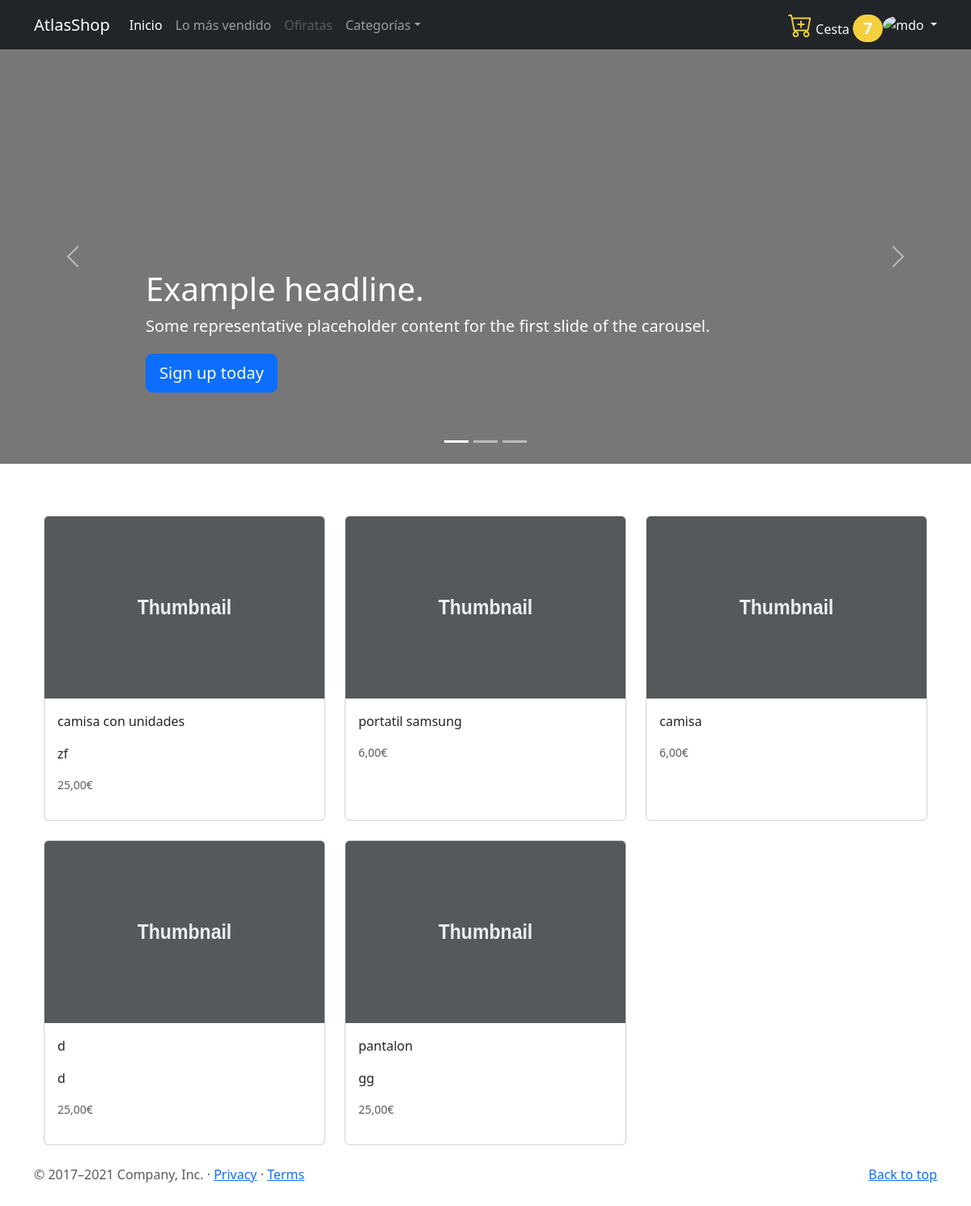
Page / (signed in) on the earlier database version.
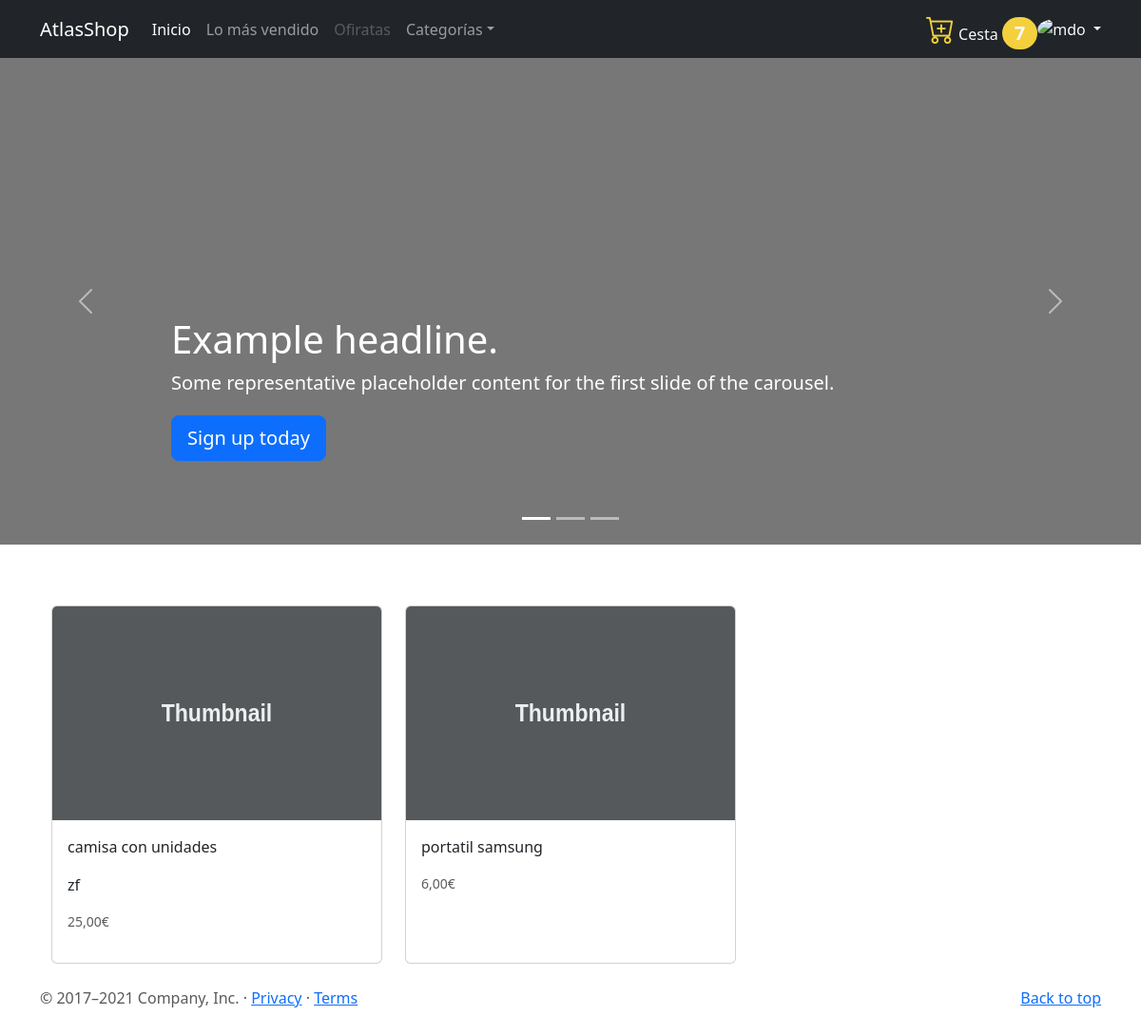
Same page on the later database version.
### main/models.py (models this page shows, shortened)
class Producto(models.Model):
    id = models.AutoField(db_column="id", primary_key=True, verbose_name=_('ID'))
    nombre = models.CharField(max_length=200,  )
    precio = models.DecimalField(default=0.00, decimal_places=2, max_digits=8, validators=[MinValueValidator(0.00)])
    precio_con_iva = models.DecimalField(default=0.00, decimal_places=2, max_digits=8, validators=[MinValueValidator(0.00)])
    unidades = models.PositiveIntegerField(default=0)
    iva = models.DecimalField(default=0.21, decimal_places=2, max_digits=5, validators=[MinValueValidator(0.00)])
    desccripcion = models.TextField(null=True, blank=True)
    subcategoria_id = models.ForeignKey(db_column='sucategoria_id', to=SubCategoria, on_delete=models.CASCADE, related_name='get_SubCategoria_Producto', verbose_name=_("SubCategoria"))
    marca_id = models.ForeignKey(db_column='marca_id', to=Marca, on_delete=models.CASCADE, related_name='get_Marca_Producto', verbose_name=_("Marca"))
    class Meta:
        db_table = "producto"
        verbose_name = "Producto"
        verbose_name_plural ="Productos"

### cliente/inicioViews.py (the view, shortened to what this page needs)
# urls.py: path('', ProductoListPageView.as_view(), name='producto_list'),
class ProductoListPageView(TemplateView):
    template_name='cliente/inicio.html'
    def contexto(self, request, qsProducto:Producto): #form:formulariofilter
        try:
            contador_unidades_carrito = 0
            qsCarrito = Carrito_Detalle.objects.filter(user_id=request.user)
            if qsCarrito.count() > 0 :
                for carrito_id in qsCarrito:
                    contador_unidades_carrito = contador_unidades_carrito + carrito_id.unidades
            for producto_id in qsProducto:
                producto_id.imagen_p= producto_id.get_Producto_ImagenProducto.filter(imagen_principal=True).first()
            contexto = dict(
                qsProducto=qsProducto,
                contador_unidades_carrito=contador_unidades_carrito,
            )
            return contexto
        except Exception as Err:
            print(Err)
            return {}
    def get(self, request, *args, **kwargs):
        key_categoria = kwargs.get('key_categoria', None)
        qsProducto=None
        if key_categoria is not None:
            subcategoria_id = SubCategoria.objects.filter(categoria_id__id=key_categoria).first()
            qsProducto = Producto.objects.filter(subcategoria_id=subcategoria_id)
        else:
            qsProducto = Producto.objects.all()
        contexto = self.contexto(request = request, qsProducto = qsProducto)
        if request.session.get("add_contexto", None) is not None:
            contexto.update(request.session["add_contexto"])
            del request.session["add_contexto"]
        return render(request, self.template_name, contexto)

### cliente/contexto_categorias.py (called while the page is built)
def categorias_disponibles(request):
    categorias = Categoria.objects.all()
    return {'categorias': categorias}

### cliente/templates/cliente/inicio.html (shortened to what this page needs)
{% extends 'cliente/base.html' %}
{% load static %}
{% load i18n %}
{% block cesta %}
<div>
  <a class="nav-link  text-light" href="{% url 'cliente:carrito_list' %}" tabindex="-1" aria-disabled="true"><i class="bi bi-cart-plus" style="color: #F4D03F;font-size: 30px;"></i>
    Cesta
    <span class="badge text-light  rounded-pill" style="background-color: #F4D03F; font-size: 20px;">{{contador_unidades_carrito}}</span>
  </a>
</div>
{% endblock cesta %}
{% block caroucel %}
<div id="myCarousel" class="carousel slide" data-bs-ride="carousel">
  <div class="carousel-indicators">
    <button type="button" data-bs-target="#myCarousel" data-bs-slide-to="0" class="active" aria-current="true" aria-label="Slide 1"></button>
    <button type="button" data-bs-target="#myCarousel" data-bs-slide-to="1" aria-label="Slide 2"></button>
    <button type="button" data-bs-target="#myCarousel" data-bs-slide-to="2" aria-label="Slide 3"></button>
  </div>
  <div class="carousel-inner">
    <div class="carousel-item active">
      <svg class="bd-placeholder-img" width="100%" height="100%" xmlns="http://www.w3.org/2000/svg" aria-hidden="true" preserveAspectRatio="xMidYMid slice" focusable="false"><rect width="100%" height="100%" fill="#777"/></svg>
      <div class="container">
        <div class="carousel-caption text-start">
          <h1>Example headline.</h1>
          <p>Some representative placeholder content for the first slide of the carousel.</p>
          <p><a class="btn btn-lg btn-primary" href="#">Sign up today</a></p>
        </div>
      </div>
    </div>
  </div>
  <button class="carousel-control-prev" type="button" data-bs-target="#myCarousel" data-bs-slide="prev">
    <span class="carousel-control-prev-icon" aria-hidden="true"></span>
  </button>
  <button class="carousel-control-next" type="button" data-bs-target="#myCarousel" data-bs-slide="next">
    <span class="carousel-control-next-icon" aria-hidden="true"></span>
  </button>
</div>
{% endblock caroucel %}
{% block content %}
<div class="container marketing">
  <div class="container">
    <div class="row">
      {% for producto_id in qsProducto  %}
        <div class="col-md-4">
          <a href="{% url 'cliente:producto_detalle' key=producto_id.id%}" style="text-decoration: none; color: #5a5a5a;">
          <div class="card mb-4 box-shadow">
           {% if producto_id.imagen_p %}
            <img class="card-img-top" src="{{ producto_id.imagen_p.imagen.url }}" style="height: 225px; width: 100%; display: block;" data-holder-rendered="true">
          {% else %}
            <img class="card-img-top" data-src="holder.js/100px225?theme=thumb&amp;bg=55595c&amp;fg=eceeef&amp;text=Thumbnail" alt="Thumbnail [100%x225]" style="height: 225px; width: 100%; display: block;" data-holder-rendered="true">
          {% endif %}
            <div class="card-body"  style="height: 150px; width: 100%; display: block;">
              <p class="card-text">{{producto_id.nombre}}</p>
              <p class="card-text">{{producto_id.desccripcion}}</p>
              <div class="d-flex justify-content-between align-items-center">
                <small class="text-muted">{{producto_id.precio}}€</small>
              </div>
            </div>
          </div>
        </a>
        </div>
      {% endfor %}
    </div>
  </div>
</div>
{% endblock content %}

Differences in the rows shown:
removed Producto: nombre "camisa", precio "6,00"
removed Producto: nombre "d", desccripcion "d", precio "25,00"
removed Producto: nombre "pantalon", desccripcion "gg", precio "25,00"
